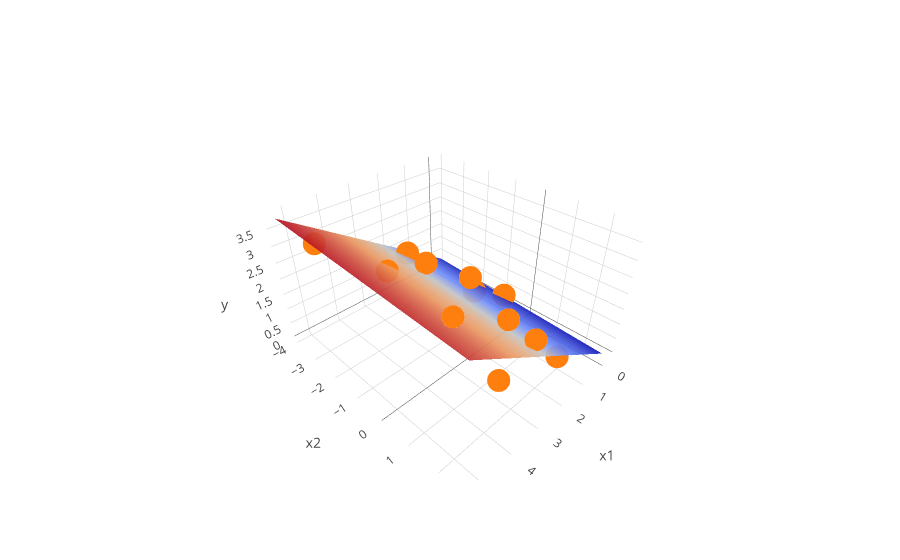

The cell this chart's notebook holds for it:
### Markdown cell above
Let's look at what linear regression gives us...

### Code cell
lr = LinearRegression()
lr.fit(X,y)

# get grid for visualizing plane
grid0 = np.linspace(np.min(X[:,0])-0.3,np.max(X[:,0])+.3,100)[:,None]
grid1 = np.linspace(np.min(X[:,1])-0.3,np.max(X[:,1])+.3,100)[:,None]
grid00, grid11 = np.meshgrid(grid0, grid1)
grid2d = np.c_[grid00.ravel(), grid11.ravel()]

pred = lr.predict(grid2d)

trace_fit = go.Surface(x=grid00, y=grid11, z=np.reshape(pred, (100,100)), showscale=False, opacity=0.9)

layout = go.Layout(showlegend=False, scene={'xaxis':{'title':"x1"}, 'yaxis':{'title':"x2"}, 'zaxis':{'title':"y"}})

fig = go.Figure(data=[trace_fit, trace_scatter], layout=layout)
iplot(fig)

### Figure 1 — Plotly figure (JSON) as saved in the notebook; plotly's stock layout.template omitted (floating-point values rounded to 4 significant figures; data arrays with more than 128 entries replaced by an {"elided": "..."} marker saying what was removed)
{"data": [{"opacity": 0.9, "showscale": false, "type": "surface", "x": {"elided": "100x100 float values"}, "y": {"elided": "100x100 float values"}, "z": {"elided": "100x100 float values"}}, {"mode": "markers", "type": "scatter3d", "x": [0.01012, 0.4011, 0.934, 1.319, 1.851, 2.309, 2.736, 3.136, 3.621, 4.052, 4.575, 5.014], "y": [-0.743, -1.644, 1.904, -1.007, -3.135, -1.782, 2.266, 1.766, -1.796, 2.324, -3.574, 1.94], "z": [0.3879, 0.2852, 0.1458, 1.544, 1.693, 2.123, 2.106, 2.616, 2.459, 1.851, 2.928, 3.854]}], "layout": {"scene": {"xaxis": {"title": "x1"}, "yaxis": {"title": "x2"}, "zaxis": {"title": "y"}}, "showlegend": false}}
